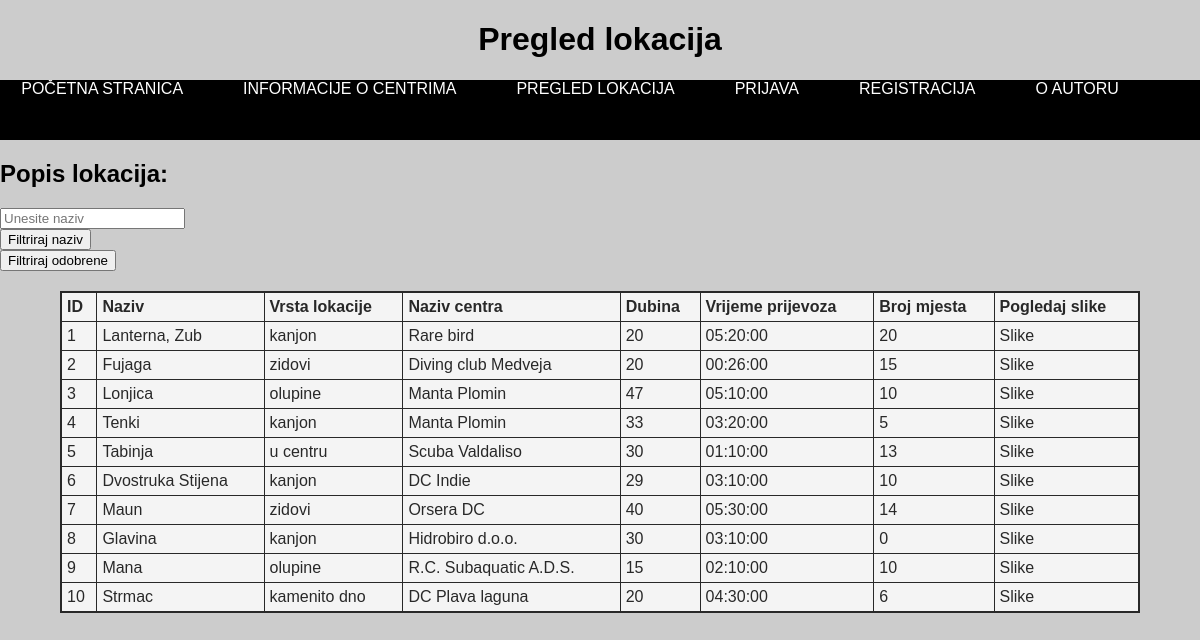
Page /WebDiP2018x115/pregled_lokacija.php on the committed database.
### tables this page shows
CREATE TABLE `lokacije` (
  `id_lokacije` int(11) NOT NULL,
  `id_ronilacki_centar` int(11) NOT NULL,
  `id_vrsta_lokacije` int(11) NOT NULL,
  `naziv_lokacije` varchar(45) NOT NULL,
  `dubina` float NOT NULL,
  `odobreno` char(1) NOT NULL,
  `vrijeme_prijevoza` time NOT NULL,
  `broj_mjesta` int(11) NOT NULL,
  `opis` varchar(45) DEFAULT NULL
);

CREATE TABLE `vrsta_lokacije` (
  `id_vrsta_lokacije` int(11) NOT NULL,
  `vrsta` varchar(45) NOT NULL,
  `opis` varchar(45) DEFAULT NULL
);

CREATE TABLE `ronilacki_centar` (
  `id_ronilacki_centar` int(11) NOT NULL,
  `naziv_centra` varchar(45) NOT NULL,
  `adresa` varchar(45) NOT NULL,
  `email` varchar(45) NOT NULL,
  `telefon` varchar(45) NOT NULL
);

### WebDiP2018x115/baza.class.php (called while the page is built, shortened)
<?php
class Baza {
    private $veza = null;
    function spojiDB() {
        $this->veza = new mysqli(self::server, self::korisnik, self::lozinka, self::baza);
        $this->veza->set_charset("utf8");
        return $this->veza;
    }
    function selectDB($upit) {
        $rezultat = $this->veza->query($upit);
        return $rezultat;
    }
}
?>

### WebDiP2018x115/pregled_lokacija.php (the view, shortened to what this page needs)
<?php
include("baza.class.php");
$baza = new Baza();
$baza->spojiDB();
?>
<!DOCTYPE html>
<html>
    <head>
        <link href="main_css.css" rel="stylesheet" type="text/css">
    </head>
    <body>
        <header>
            <h1>Pregled lokacija</h1>
        </header>
        <nav >
                <?php
                if ($_SESSION["uloga"] == 0) {
                    echo "<a class=razmak href=index.php>Početna stranica</a>";
                    echo "<a class=razmak href=inf_centri.php>Informacije o centrima</a>";
                    echo "<a class=razmak href=pregled_lokacija.php>Pregled lokacija</a>";
                    echo "<a class=razmak href=login.php>Prijava</a>";
                    echo "<a class=razmak href=registracija.php>Registracija</a>";
                    echo "<a class=razmak href=o_autoru.html>O autoru</a>";
                }
                ?>
            </nav>
        <h2>Popis lokacija: </h2>
        <?php
        $tablica = "";
        $tablica .= "<form method=post action=pregled_lokacija.php>";
        $tablica .= "<input type=textbox name=naziv placeholder=\"Unesite naziv\"><br>";
        $tablica .= "<input  type=submit name=filtrirajnaziv value=\"Filtriraj naziv\"><br>";
        $tablica .= "<input  type=submit name=filtrirajodobrene value=\"Filtriraj odobrene\"><br>";
        $tablica .= "<table>";
        $tablica .= "<tr>";
        $tablica .= "<th>ID</th>";
        $tablica .= "<th>Naziv</th>";
        $tablica .= "<th>Vrsta lokacije</th>";
        $tablica .= "<th>Naziv centra</th>";
        $tablica .= "<th>Dubina</th>";
        $tablica .= "<th>Vrijeme prijevoza</th>";
        $tablica .= "<th>Broj mjesta</th>";
        $tablica .= "<th>Pogledaj slike</th>";
        $tablica .= "</tr>";
        $lista = array();
        if (isset($_POST["filtrirajnaziv"])) {
            $sql = "Select id_lokacije,naziv_lokacije,dubina,vrijeme_prijevoza,broj_mjesta from lokacije where "
                    . "naziv_lokacije like '%" . $_POST['naziv'] . "%' order by "
                    . "naziv_lokacije asc";
            $popis = $baza->selectDB($sql);
            while ($red = $popis->fetch_assoc()) {
                $lista[] = array(
                    "id_lokacije" => $red["id_lokacije"],
                    "naziv_lokacije" => $red["naziv_lokacije"],
                    "dubina" => $red["dubina"],
                    "vrijeme_prijevoza" => $red["vrijeme_prijevoza"],
                    "broj_mjesta" => $red["broj_mjesta"]
                );
            }
        } else {
            $sql = "Select lokacije.id_lokacije,ronilacki_centar.naziv_centra,lokacije.naziv_lokacije,lokacije.dubina,lokacije.vrijeme_prijevoza,lokacije.broj_mjesta,vrsta_lokacije.vrsta from "
                    . "lokacije,ronilacki_centar,vrsta_lokacije"
                    . " where lokacije.id_ronilacki_centar=ronilacki_centar.id_ronilacki_centar and lokacije.id_vrsta_lokacije=vrsta_lokacije.id_vrsta_lokacije ";
            $popis = $baza->selectDB($sql);
            while ($red = $popis->fetch_assoc()) {
                $lista[] = array(
                    "id_lokacije" => $red["id_lokacije"],
                    "naziv_lokacije" => $red["naziv_lokacije"],
                    "vrsta" => $red["vrsta"],
                    "naziv_centra" => $red["naziv_centra"],
                    "dubina" => $red["dubina"],
                    "vrijeme_prijevoza" => $red["vrijeme_prijevoza"],
                    "broj_mjesta" => $red["broj_mjesta"]
                );
            }
        }
        for ($i = 0; $i < count($lista); $i++) {
            $tablica .= "<tr>";
            $tablica .= "<td>" . $lista[$i]["id_lokacije"] . "</td>";
            $tablica .= "<td>" . $lista[$i]["naziv_lokacije"] . "</td>";
            $tablica .= "<td>" . $lista[$i]["vrsta"] . "</td>";
            $tablica .= "<td>" . $lista[$i]["naziv_centra"] . "</td>";
            $tablica .= "<td>" . $lista[$i]["dubina"] . "</td>";
            $tablica .= "<td>" . $lista[$i]["vrijeme_prijevoza"] . "</td>";
            $tablica .= "<td>" . $lista[$i]["broj_mjesta"] . "</td>";
            $tablica .= "<td>" ."<a href="."https://barka.foi.hr/WebDiP/2018_projekti/WebDiP2018x115/lokacija_slike.php?naziv=".$lista[$i]["naziv_lokacije"]." class="."button".">Slike</a> "."</td>";
            $tablica .= "</tr>";
        }
        $tablica .= "</table>";
        $tablica .= "</form>";
        echo $tablica;
        ?>

### WebDiP2018x115/main_css.css (style rules this page uses)
body { background: white; color: black; font-family: "Arial"; margin:0; background-color: #cccccc; }
a.button { -webkit-appearance: button; -moz-appearance: button; appearance: button; text-decoration: none; color: initial; }
nav { height: 60px; background: black; text-align: center; overflow: hidden; }
nav a { color: white; padding-right: 60px; text-decoration: none; text-transform: uppercase; font-weight: 200; }
header { font-stretch: expanded; text-align: center; }
table { border: 2px solid black; background-color: ghostwhite; font-family:sans-serif; width: 90%; margin: 20px; background: white; opacity: 0.8; margin-left: auto; margin-right: auto; border-collapse: collapse; }
td, th { border: 1px solid; text-align: left; padding: 5px; }

### rows in the picture
lokacije: id_lokacije "1", naziv_lokacije "Lanterna, Zub", id_vrsta_lokacije.vrsta "kanjon", id_ronilacki_centar.naziv_centra "Rare bird", dubina "20", vrijeme_prijevoza "05:20:00", broj_mjesta "20"
lokacije: id_lokacije "2", naziv_lokacije "Fujaga", id_vrsta_lokacije.vrsta "zidovi", id_ronilacki_centar.naziv_centra "Diving club Medveja", dubina "20", vrijeme_prijevoza "00:26:00", broj_mjesta "15"
lokacije: id_lokacije "3", naziv_lokacije "Lonjica", id_vrsta_lokacije.vrsta "olupine", id_ronilacki_centar.naziv_centra "Manta Plomin", dubina "47", vrijeme_prijevoza "05:10:00", broj_mjesta "10"
lokacije: id_lokacije "4", naziv_lokacije "Tenki", id_vrsta_lokacije.vrsta "kanjon", id_ronilacki_centar.naziv_centra "Manta Plomin", dubina "33", vrijeme_prijevoza "03:20:00", broj_mjesta "5"
lokacije: id_lokacije "5", naziv_lokacije "Tabinja", id_vrsta_lokacije.vrsta "u centru", id_ronilacki_centar.naziv_centra "Scuba Valdaliso", dubina "30", vrijeme_prijevoza "01:10:00", broj_mjesta "13"
lokacije: id_lokacije "6", naziv_lokacije "Dvostruka Stijena", id_vrsta_lokacije.vrsta "kanjon", id_ronilacki_centar.naziv_centra "DC Indie", dubina "29", vrijeme_prijevoza "03:10:00", broj_mjesta "10"
lokacije: id_lokacije "7", naziv_lokacije "Maun", id_vrsta_lokacije.vrsta "zidovi", id_ronilacki_centar.naziv_centra "Orsera DC", dubina "40", vrijeme_prijevoza "05:30:00", broj_mjesta "14"
lokacije: id_lokacije "8", naziv_lokacije "Glavina", id_vrsta_lokacije.vrsta "kanjon", id_ronilacki_centar.naziv_centra "Hidrobiro d.o.o.", dubina "30", vrijeme_prijevoza "03:10:00", broj_mjesta "0"
lokacije: id_lokacije "9", naziv_lokacije "Mana", id_vrsta_lokacije.vrsta "olupine", id_ronilacki_centar.naziv_centra "R.C. Subaquatic A.D.S.", dubina "15", vrijeme_prijevoza "02:10:00", broj_mjesta "10"
lokacije: id_lokacije "10", naziv_lokacije "Strmac", id_vrsta_lokacije.vrsta "kamenito dno", id_ronilacki_centar.naziv_centra "DC Plava laguna", dubina "20", vrijeme_prijevoza "04:30:00", broj_mjesta "6"
